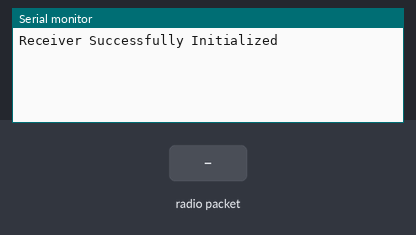
A sketch run on a simulated Arduino Uno, built with avr-gcc and run on an emulated ATmega328P. On the bench: the last lines printed to the serial monitor. The test bench sets the inputs (shaded band). No radio packets arrive unless stated.

Above: at 1.2 s.
1.3 s: radio packet "1" arrives
At 2.3 s:
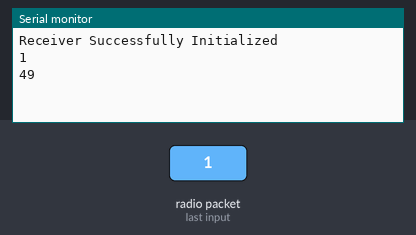
2.8 s: radio packet "0" arrives
At 3.4 s:
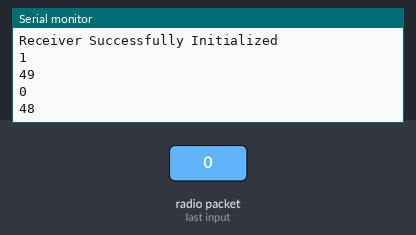
4.3 s: radio packet "2" arrives
At 5.8 s:
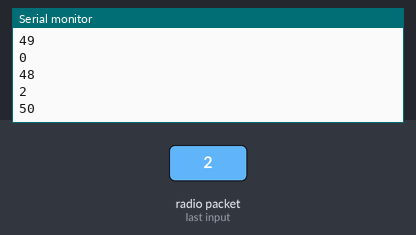
Timing chart, 0 to 7.3 s (numbered marks = the images above; inputs shaded):
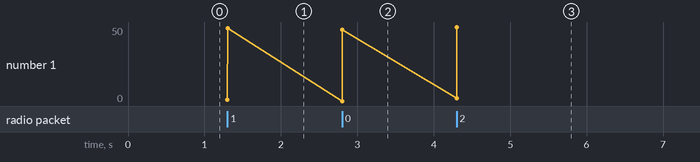

The sketch:

Receiver_433.ino
```cpp
#include <RH_ASK.h>
#include <SPI.h> // Not actualy used but needed to compile

RH_ASK receiver;
uint8_t buf[10];
uint8_t buflen = sizeof(buf);

void setup()
{
    Serial.begin(9600);
    if (!receiver.init())
         Serial.println("Failed to Initialive Reciever");
    else{
      Serial.println("Receiver Successfully Initialized");
    }

}

void loop()
{
    if (receiver.recv(buf, &buflen))
    {
      Serial.println((char*)buf);
      Serial.println((int)*buf);
    }
}
```

Measured:
- after the input at 1.3 s, the serial monitor: prints a new line at once (image 1)
- after the input at 2.8 s, the serial monitor: prints a new line at once (image 2)
- after the input at 4.3 s, the serial monitor: prints a new line at once (image 3)
- plotted number 1: 49 → 48 after the input at 2.8 s, 48 → 50 after the input at 4.3 s
